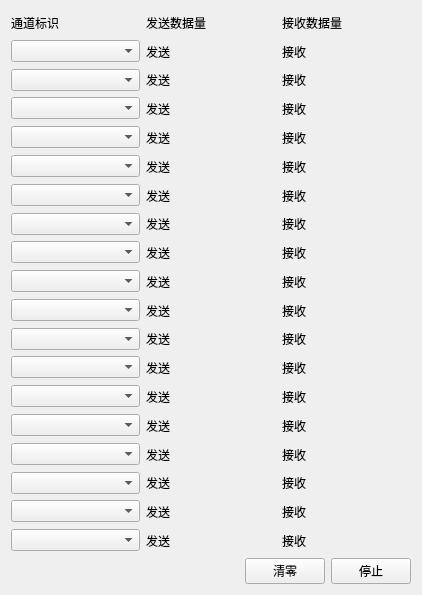
<?xml version="1.0" encoding="UTF-8"?>
<ui version="4.0">
 <class>Concurrence</class>
 <widget class="QWidget" name="Concurrence">
  <property name="geometry">
   <rect>
    <x>0</x>
    <y>0</y>
    <width>422</width>
    <height>595</height>
   </rect>
  </property>
  <property name="windowTitle">
   <string>Form</string>
  </property>
  <layout class="QVBoxLayout" name="verticalLayout">
   <item>
    <layout class="QHBoxLayout" name="horizontalLayout_20">
     <item>
      <widget class="QLabel" name="label">
       <property name="text">
        <string>通道标识</string>
       </property>
      </widget>
     </item>
     <item>
      <widget class="QLabel" name="label_2">
       <property name="text">
        <string>发送数据量</string>
       </property>
      </widget>
     </item>
     <item>
      <widget class="QLabel" name="label_3">
       <property name="text">
        <string>接收数据量</string>
       </property>
      </widget>
     </item>
    </layout>
   </item>
   <item>
    <layout class="QHBoxLayout" name="horizontalLayout">
     <item>
      <widget class="QComboBox" name="comboBoxChannel_0"/>
     </item>
     <item>
      <widget class="QLabel" name="labelSend_0">
       <property name="text">
        <string>发送</string>
       </property>
      </widget>
     </item>
     <item>
      <widget class="QLabel" name="labelRecv_0">
       <property name="text">
        <string>接收</string>
       </property>
      </widget>
     </item>
    </layout>
   </item>
   <item>
    <layout class="QHBoxLayout" name="horizontalLayout_2">
     <item>
      <widget class="QComboBox" name="comboBoxChannel_2"/>
     </item>
     <item>
      <widget class="QLabel" name="labelSend_2">
       <property name="text">
        <string>发送</string>
       </property>
      </widget>
     </item>
     <item>
      <widget class="QLabel" name="labelRecv_2">
       <property name="text">
        <string>接收</string>
       </property>
      </widget>
     </item>
    </layout>
   </item>
   <item>
    <layout class="QHBoxLayout" name="horizontalLayout_3">
     <item>
      <widget class="QComboBox" name="comboBoxChannel_3"/>
     </item>
     <item>
      <widget class="QLabel" name="labelSend_3">
       <property name="text">
        <string>发送</string>
       </property>
      </widget>
     </item>
     <item>
      <widget class="QLabel" name="labelRecv_3">
       <property name="text">
        <string>接收</string>
       </property>
      </widget>
     </item>
    </layout>
   </item>
   <item>
    <layout class="QHBoxLayout" name="horizontalLayout_4">
     <item>
      <widget class="QComboBox" name="comboBoxChannel_4"/>
     </item>
     <item>
      <widget class="QLabel" name="labelSend_4">
       <property name="text">
        <string>发送</string>
       </property>
      </widget>
     </item>
     <item>
      <widget class="QLabel" name="labelRecv_4">
       <property name="text">
        <string>接收</string>
       </property>
      </widget>
     </item>
    </layout>
   </item>
   <item>
    <layout class="QHBoxLayout" name="horizontalLayout_5">
     <item>
      <widget class="QComboBox" name="comboBoxChannel_5"/>
     </item>
     <item>
      <widget class="QLabel" name="labelSend_5">
       <property name="text">
        <string>发送</string>
       </property>
      </widget>
     </item>
     <item>
      <widget class="QLabel" name="labelRecv_5">
       <property name="text">
        <string>接收</string>
       </property>
      </widget>
     </item>
    </layout>
   </item>
   <item>
    <layout class="QHBoxLayout" name="horizontalLayout_6">
     <item>
      <widget class="QComboBox" name="comboBoxChannel_6"/>
     </item>
     <item>
      <widget class="QLabel" name="labelSend_6">
       <property name="text">
        <string>发送</string>
       </property>
      </widget>
     </item>
     <item>
      <widget class="QLabel" name="labelRecv_6">
       <property name="text">
        <string>接收</string>
       </property>
      </widget>
     </item>
    </layout>
   </item>
   <item>
    <layout class="QHBoxLayout" name="horizontalLayout_7">
     <item>
      <widget class="QComboBox" name="comboBoxChannel_7"/>
     </item>
     <item>
      <widget class="QLabel" name="labelSend_7">
       <property name="text">
        <string>发送</string>
       </property>
      </widget>
     </item>
     <item>
      <widget class="QLabel" name="labelRecv_7">
       <property name="text">
        <string>接收</string>
       </property>
      </widget>
     </item>
    </layout>
   </item>
   <item>
    <layout class="QHBoxLayout" name="horizontalLayout_8">
     <item>
      <widget class="QComboBox" name="comboBoxChannel_8"/>
     </item>
     <item>
      <widget class="QLabel" name="labelSend_8">
       <property name="text">
        <string>发送</string>
       </property>
      </widget>
     </item>
     <item>
      <widget class="QLabel" name="labelRecv_8">
       <property name="text">
        <string>接收</string>
       </property>
      </widget>
     </item>
    </layout>
   </item>
   <item>
    <layout class="QHBoxLayout" name="horizontalLayout_9">
     <item>
      <widget class="QComboBox" name="comboBoxChannel_9"/>
     </item>
     <item>
      <widget class="QLabel" name="labelSend_9">
       <property name="text">
        <string>发送</string>
       </property>
      </widget>
     </item>
     <item>
      <widget class="QLabel" name="labelRecv_9">
       <property name="text">
        <string>接收</string>
       </property>
      </widget>
     </item>
    </layout>
   </item>
   <item>
    <layout class="QHBoxLayout" name="horizontalLayout_10">
     <item>
      <widget class="QComboBox" name="comboBoxChannel_10"/>
     </item>
     <item>
      <widget class="QLabel" name="labelSend_10">
       <property name="text">
        <string>发送</string>
       </property>
      </widget>
     </item>
     <item>
      <widget class="QLabel" name="labelRecv_10">
       <property name="text">
        <string>接收</string>
       </property>
      </widget>
     </item>
    </layout>
   </item>
   <item>
    <layout class="QHBoxLayout" name="horizontalLayout_11">
     <item>
      <widget class="QComboBox" name="comboBoxChannel_11"/>
     </item>
     <item>
      <widget class="QLabel" name="labelSend_11">
       <property name="text">
        <string>发送</string>
       </property>
      </widget>
     </item>
     <item>
      <widget class="QLabel" name="labelRecv_11">
       <property name="text">
        <string>接收</string>
       </property>
      </widget>
     </item>
    </layout>
   </item>
   <item>
    <layout class="QHBoxLayout" name="horizontalLayout_12">
     <item>
      <widget class="QComboBox" name="comboBoxChannel_12"/>
     </item>
     <item>
      <widget class="QLabel" name="labelSend_12">
       <property name="text">
        <string>发送</string>
       </property>
      </widget>
     </item>
     <item>
      <widget class="QLabel" name="labelRecv_12">
       <property name="text">
        <string>接收</string>
       </property>
      </widget>
     </item>
    </layout>
   </item>
   <item>
    <layout class="QHBoxLayout" name="horizontalLayout_13">
     <item>
      <widget class="QComboBox" name="comboBoxChannel_13"/>
     </item>
     <item>
      <widget class="QLabel" name="labelSend_13">
       <property name="text">
        <string>发送</string>
       </property>
      </widget>
     </item>
     <item>
      <widget class="QLabel" name="labelRecv_13">
       <property name="text">
        <string>接收</string>
       </property>
      </widget>
     </item>
    </layout>
   </item>
   <item>
    <layout class="QHBoxLayout" name="horizontalLayout_14">
     <item>
      <widget class="QComboBox" name="comboBoxChannel_14"/>
     </item>
     <item>
      <widget class="QLabel" name="labelSend_14">
       <property name="text">
        <string>发送</string>
       </property>
      </widget>
     </item>
     <item>
      <widget class="QLabel" name="labelRecv_14">
       <property name="text">
        <string>接收</string>
       </property>
      </widget>
     </item>
    </layout>
   </item>
   <item>
    <layout class="QHBoxLayout" name="horizontalLayout_15">
     <item>
      <widget class="QComboBox" name="comboBoxChannel_15"/>
     </item>
     <item>
      <widget class="QLabel" name="labelSend_15">
       <property name="text">
        <string>发送</string>
       </property>
      </widget>
     </item>
     <item>
      <widget class="QLabel" name="labelRecv_15">
       <property name="text">
        <string>接收</string>
       </property>
      </widget>
     </item>
    </layout>
   </item>
   <item>
    <layout class="QHBoxLayout" name="horizontalLayout_16">
     <item>
      <widget class="QComboBox" name="comboBoxChannel_16"/>
     </item>
     <item>
      <widget class="QLabel" name="labelSend_16">
       <property name="text">
        <string>发送</string>
       </property>
      </widget>
     </item>
     <item>
      <widget class="QLabel" name="labelRecv_16">
       <property name="text">
        <string>接收</string>
       </property>
      </widget>
     </item>
    </layout>
   </item>
   <item>
    <layout class="QHBoxLayout" name="horizontalLayout_17">
     <item>
      <widget class="QComboBox" name="comboBoxChannel_17"/>
     </item>
     <item>
      <widget class="QLabel" name="labelSend_17">
       <property name="text">
        <string>发送</string>
       </property>
      </widget>
     </item>
     <item>
      <widget class="QLabel" name="labelRecv_17">
       <property name="text">
        <string>接收</string>
       </property>
      </widget>
     </item>
    </layout>
   </item>
   <item>
    <layout class="QHBoxLayout" name="horizontalLayout_18">
     <item>
      <widget class="QComboBox" name="comboBoxChannel_1"/>
     </item>
     <item>
      <widget class="QLabel" name="labelSend_1">
       <property name="text">
        <string>发送</string>
       </property>
      </widget>
     </item>
     <item>
      <widget class="QLabel" name="labelRecv_1">
       <property name="text">
        <string>接收</string>
       </property>
      </widget>
     </item>
    </layout>
   </item>
   <item>
    <layout class="QHBoxLayout" name="horizontalLayout_19">
     <item>
      <spacer name="horizontalSpacer">
       <property name="orientation">
        <enum>Qt::Horizontal</enum>
       </property>
       <property name="sizeHint" stdset="0">
        <size>
         <width>40</width>
         <height>20</height>
        </size>
       </property>
      </spacer>
     </item>
     <item>
      <widget class="QPushButton" name="pushButtonClear">
       <property name="text">
        <string>清零</string>
       </property>
      </widget>
     </item>
     <item>
      <widget class="QPushButton" name="pushButtonStop">
       <property name="text">
        <string>停止</string>
       </property>
      </widget>
     </item>
    </layout>
   </item>
  </layout>
 </widget>
 <resources/>
 <connections/>
</ui>
